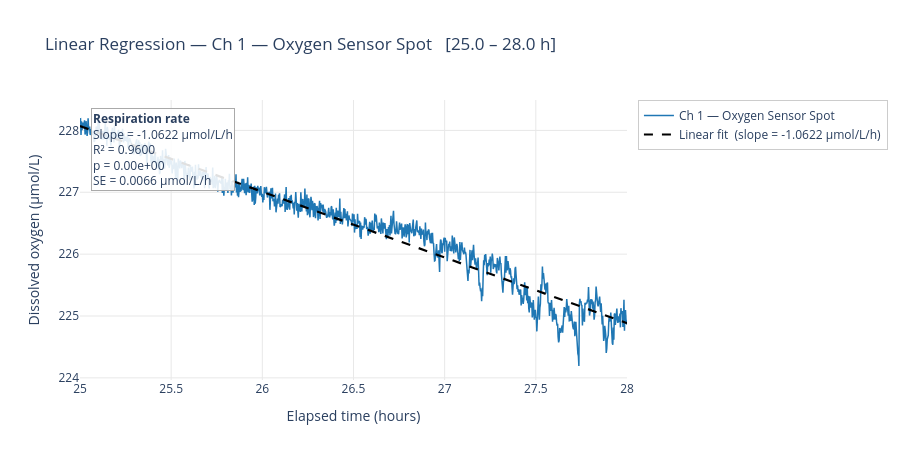
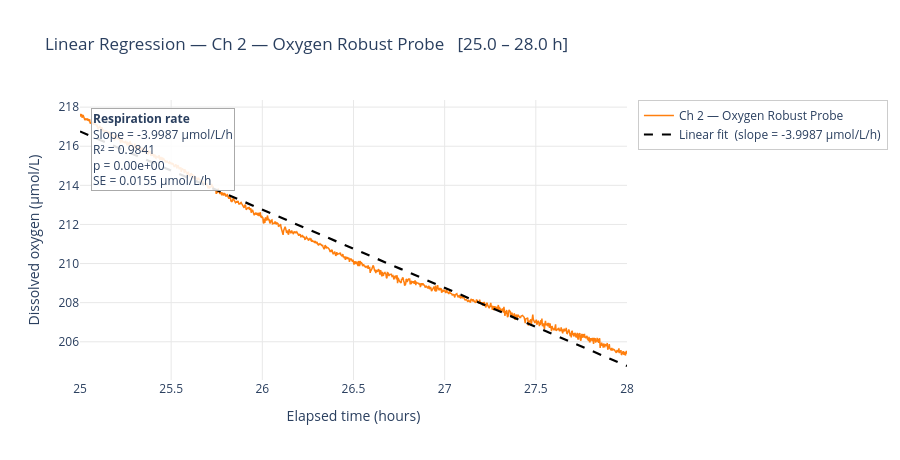
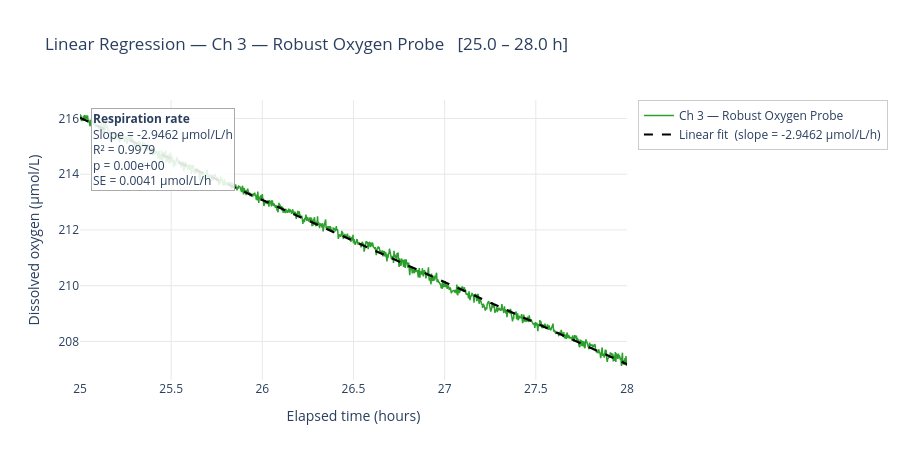
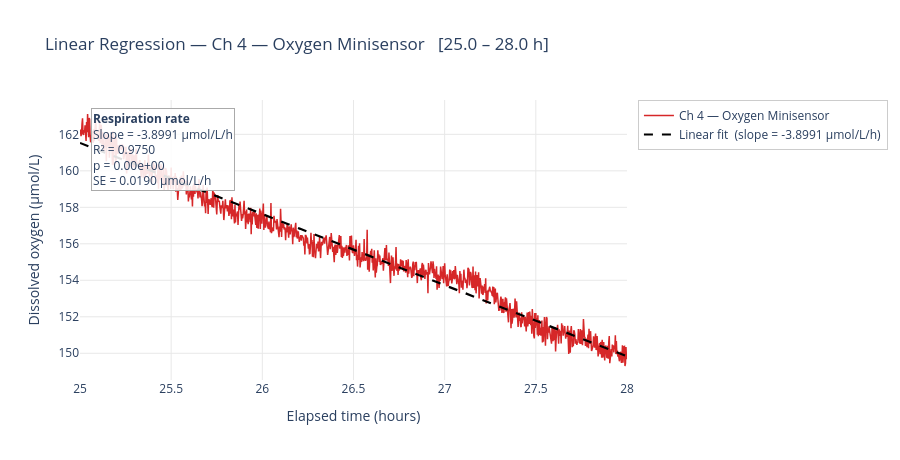

The code cell stored with these charts, in order, in its notebook:
### Markdown cell above
### 7b. Regression Plot

### Code cell
REG_CHANNEL  = ['Ch1_umolL', 'Ch2_umolL', 'Ch3_umolL', 'Ch4_umolL']
REG_INTERVAL = (25.0, 28.0)

for ch in REG_CHANNEL:
    t0_reg, t1_reg = REG_INTERVAL
    mask   = (df['elapsed_hours'] >= t0_reg) & (df['elapsed_hours'] <= t1_reg)
    reg_df = df.loc[mask, ['elapsed_hours', ch]].dropna()

    if len(reg_df) < 5:
        print(f'⚠ {ch}: only {len(reg_df)} points in [{t0_reg}, {t1_reg}] h — skipped.')
        continue

    x = reg_df['elapsed_hours'].values
    y = reg_df[ch].values
    slope, intercept, r_value, p_value, std_err = stats.linregress(x, y)
    y_fit = slope * x + intercept

    label = CH_LABELS[ch]
    color = CH_COLORS[ch]
    fig3  = go.Figure()

    fig3.add_trace(go.Scatter(
        x=reg_df['elapsed_hours'], y=reg_df[ch],
        mode='lines', name=label,
        line=dict(color=color, width=1.5),
        hovertemplate='Time: %{x:.3f} h<br>O₂: %{y:.2f} µmol/L<extra></extra>',
    ))
    fig3.add_trace(go.Scatter(
        x=x, y=y_fit, mode='lines',
        name=f'Linear fit  (slope = {slope:+.4f} µmol/L/h)',
        line=dict(color='black', width=2.2, dash='dash'),
    ))
    fig3.add_annotation(
        xref='paper', yref='paper', x=0.02, y=0.97,
        showarrow=False, align='left',
        text=(
            f'<b>Respiration rate</b><br>'
            f'Slope = {slope:+.4f} µmol/L/h<br>'
            f'R² = {r_value**2:.4f}<br>'
            f'p = {p_value:.2e}<br>'
            f'SE = {std_err:.4f} µmol/L/h'
        ),
        bgcolor='rgba(255,255,255,0.88)',
        bordercolor='#aaaaaa', borderwidth=1, font=dict(size=12),
    )
    fig3.update_layout(
        title=f'Linear Regression — {label}   [{t0_reg:.1f} – {t1_reg:.1f} h]',
        xaxis=dict(title='Elapsed time (hours)', showgrid=True, gridcolor='#e8e8e8'),
        yaxis=dict(title='Dissolved oxygen (µmol/L)', showgrid=True, gridcolor='#e8e8e8'),
        height=460, plot_bgcolor='white', paper_bgcolor='white', hovermode='x unified',
        legend=dict(x=1.02, y=1, bgcolor='rgba(255,255,255,0.9)', bordercolor='#ccc', borderwidth=1),
    )
    fig3.show()

### Figure 1 — Plotly figure (JSON) as saved in the notebook; plotly's stock layout.template omitted (floating-point values rounded to 4 significant figures; data arrays with more than 128 entries replaced by an {"elided": "..."} marker saying what was removed)
{"data": [{"hovertemplate": "Time: %{x:.3f} h<br>O₂: %{y:.2f} µmol/L<extra></extra>", "line": {"color": "#1f77b4", "width": 1.5}, "mode": "lines", "name": "Ch 1 — Oxygen Sensor Spot", "type": "scatter", "x": {"elided": "1081 float values"}, "y": {"elided": "1081 float values"}}, {"line": {"color": "black", "dash": "dash", "width": 2.2}, "mode": "lines", "name": "Linear fit  (slope = -1.0622 µmol/L/h)", "type": "scatter", "x": {"elided": "1081 float values"}, "y": {"elided": "1081 float values"}}], "layout": {"annotations": [{"align": "left", "bgcolor": "rgba(255,255,255,0.88)", "bordercolor": "#aaaaaa", "borderwidth": 1, "font": {"size": 12}, "showarrow": false, "text": "<b>Respiration rate</b><br>Slope = -1.0622 µmol/L/h<br>R² = 0.9600<br>p = 0.00e+00<br>SE = 0.0066 µmol/L/h", "x": 0.02, "xref": "paper", "y": 0.97, "yref": "paper"}], "height": 460, "hovermode": "x unified", "legend": {"bgcolor": "rgba(255,255,255,0.9)", "bordercolor": "#ccc", "borderwidth": 1, "x": 1.02, "y": 1}, "paper_bgcolor": "white", "plot_bgcolor": "white", "title": {"text": "Linear Regression — Ch 1 — Oxygen Sensor Spot   [25.0 – 28.0 h]"}, "xaxis": {"gridcolor": "#e8e8e8", "showgrid": true, "title": {"text": "Elapsed time (hours)"}}, "yaxis": {"gridcolor": "#e8e8e8", "showgrid": true, "title": {"text": "Dissolved oxygen (µmol/L)"}}}}

### Figure 2 — Plotly figure (JSON) as saved in the notebook; plotly's stock layout.template omitted (floating-point values rounded to 4 significant figures; data arrays with more than 128 entries replaced by an {"elided": "..."} marker saying what was removed)
{"data": [{"hovertemplate": "Time: %{x:.3f} h<br>O₂: %{y:.2f} µmol/L<extra></extra>", "line": {"color": "#ff7f0e", "width": 1.5}, "mode": "lines", "name": "Ch 2 — Oxygen Robust Probe", "type": "scatter", "x": {"elided": "1081 float values"}, "y": {"elided": "1081 float values"}}, {"line": {"color": "black", "dash": "dash", "width": 2.2}, "mode": "lines", "name": "Linear fit  (slope = -3.9987 µmol/L/h)", "type": "scatter", "x": {"elided": "1081 float values"}, "y": {"elided": "1081 float values"}}], "layout": {"annotations": [{"align": "left", "bgcolor": "rgba(255,255,255,0.88)", "bordercolor": "#aaaaaa", "borderwidth": 1, "font": {"size": 12}, "showarrow": false, "text": "<b>Respiration rate</b><br>Slope = -3.9987 µmol/L/h<br>R² = 0.9841<br>p = 0.00e+00<br>SE = 0.0155 µmol/L/h", "x": 0.02, "xref": "paper", "y": 0.97, "yref": "paper"}], "height": 460, "hovermode": "x unified", "legend": {"bgcolor": "rgba(255,255,255,0.9)", "bordercolor": "#ccc", "borderwidth": 1, "x": 1.02, "y": 1}, "paper_bgcolor": "white", "plot_bgcolor": "white", "title": {"text": "Linear Regression — Ch 2 — Oxygen Robust Probe   [25.0 – 28.0 h]"}, "xaxis": {"gridcolor": "#e8e8e8", "showgrid": true, "title": {"text": "Elapsed time (hours)"}}, "yaxis": {"gridcolor": "#e8e8e8", "showgrid": true, "title": {"text": "Dissolved oxygen (µmol/L)"}}}}

### Figure 3 — Plotly figure (JSON) as saved in the notebook; plotly's stock layout.template omitted (floating-point values rounded to 4 significant figures; data arrays with more than 128 entries replaced by an {"elided": "..."} marker saying what was removed)
{"data": [{"hovertemplate": "Time: %{x:.3f} h<br>O₂: %{y:.2f} µmol/L<extra></extra>", "line": {"color": "#2ca02c", "width": 1.5}, "mode": "lines", "name": "Ch 3 — Robust Oxygen Probe", "type": "scatter", "x": {"elided": "1081 float values"}, "y": {"elided": "1081 float values"}}, {"line": {"color": "black", "dash": "dash", "width": 2.2}, "mode": "lines", "name": "Linear fit  (slope = -2.9462 µmol/L/h)", "type": "scatter", "x": {"elided": "1081 float values"}, "y": {"elided": "1081 float values"}}], "layout": {"annotations": [{"align": "left", "bgcolor": "rgba(255,255,255,0.88)", "bordercolor": "#aaaaaa", "borderwidth": 1, "font": {"size": 12}, "showarrow": false, "text": "<b>Respiration rate</b><br>Slope = -2.9462 µmol/L/h<br>R² = 0.9979<br>p = 0.00e+00<br>SE = 0.0041 µmol/L/h", "x": 0.02, "xref": "paper", "y": 0.97, "yref": "paper"}], "height": 460, "hovermode": "x unified", "legend": {"bgcolor": "rgba(255,255,255,0.9)", "bordercolor": "#ccc", "borderwidth": 1, "x": 1.02, "y": 1}, "paper_bgcolor": "white", "plot_bgcolor": "white", "title": {"text": "Linear Regression — Ch 3 — Robust Oxygen Probe   [25.0 – 28.0 h]"}, "xaxis": {"gridcolor": "#e8e8e8", "showgrid": true, "title": {"text": "Elapsed time (hours)"}}, "yaxis": {"gridcolor": "#e8e8e8", "showgrid": true, "title": {"text": "Dissolved oxygen (µmol/L)"}}}}

### Figure 4 — Plotly figure (JSON) as saved in the notebook; plotly's stock layout.template omitted (floating-point values rounded to 4 significant figures; data arrays with more than 128 entries replaced by an {"elided": "..."} marker saying what was removed)
{"data": [{"hovertemplate": "Time: %{x:.3f} h<br>O₂: %{y:.2f} µmol/L<extra></extra>", "line": {"color": "#d62728", "width": 1.5}, "mode": "lines", "name": "Ch 4 — Oxygen Minisensor", "type": "scatter", "x": {"elided": "1081 float values"}, "y": {"elided": "1081 float values"}}, {"line": {"color": "black", "dash": "dash", "width": 2.2}, "mode": "lines", "name": "Linear fit  (slope = -3.8991 µmol/L/h)", "type": "scatter", "x": {"elided": "1081 float values"}, "y": {"elided": "1081 float values"}}], "layout": {"annotations": [{"align": "left", "bgcolor": "rgba(255,255,255,0.88)", "bordercolor": "#aaaaaa", "borderwidth": 1, "font": {"size": 12}, "showarrow": false, "text": "<b>Respiration rate</b><br>Slope = -3.8991 µmol/L/h<br>R² = 0.9750<br>p = 0.00e+00<br>SE = 0.0190 µmol/L/h", "x": 0.02, "xref": "paper", "y": 0.97, "yref": "paper"}], "height": 460, "hovermode": "x unified", "legend": {"bgcolor": "rgba(255,255,255,0.9)", "bordercolor": "#ccc", "borderwidth": 1, "x": 1.02, "y": 1}, "paper_bgcolor": "white", "plot_bgcolor": "white", "title": {"text": "Linear Regression — Ch 4 — Oxygen Minisensor   [25.0 – 28.0 h]"}, "xaxis": {"gridcolor": "#e8e8e8", "showgrid": true, "title": {"text": "Elapsed time (hours)"}}, "yaxis": {"gridcolor": "#e8e8e8", "showgrid": true, "title": {"text": "Dissolved oxygen (µmol/L)"}}}}
